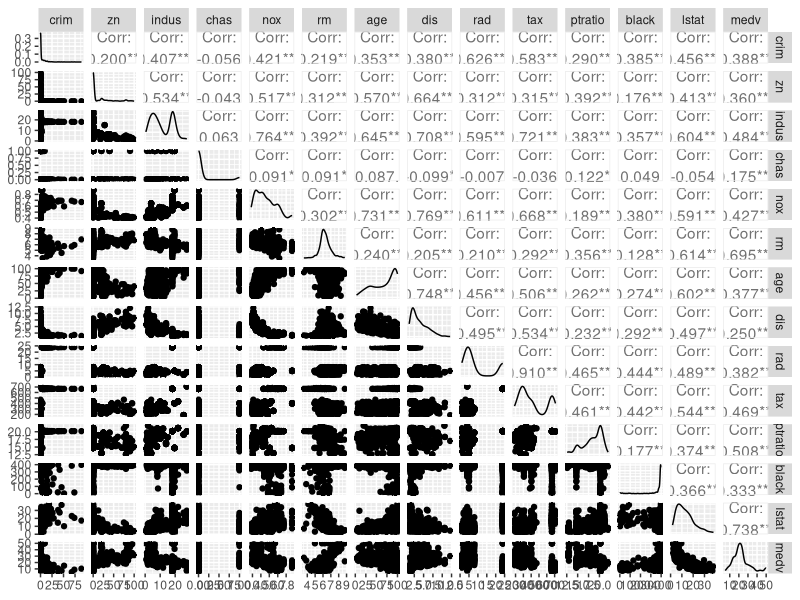
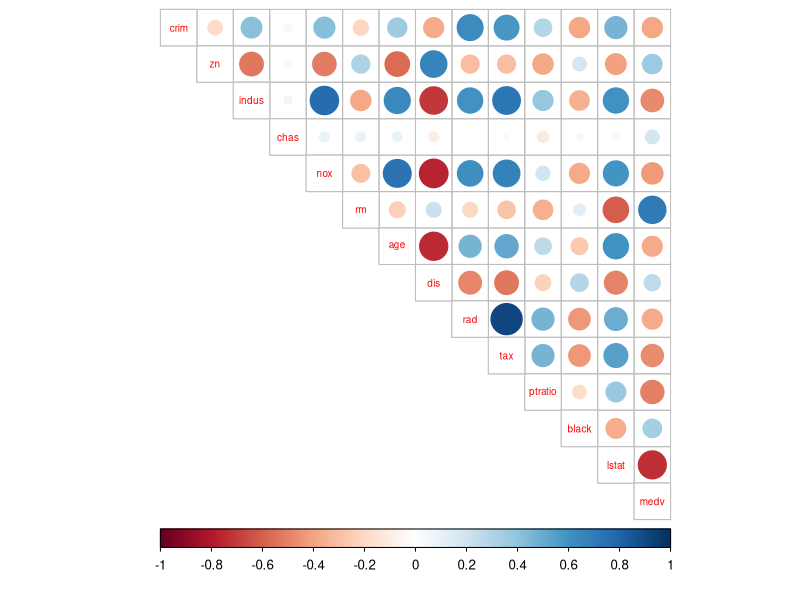
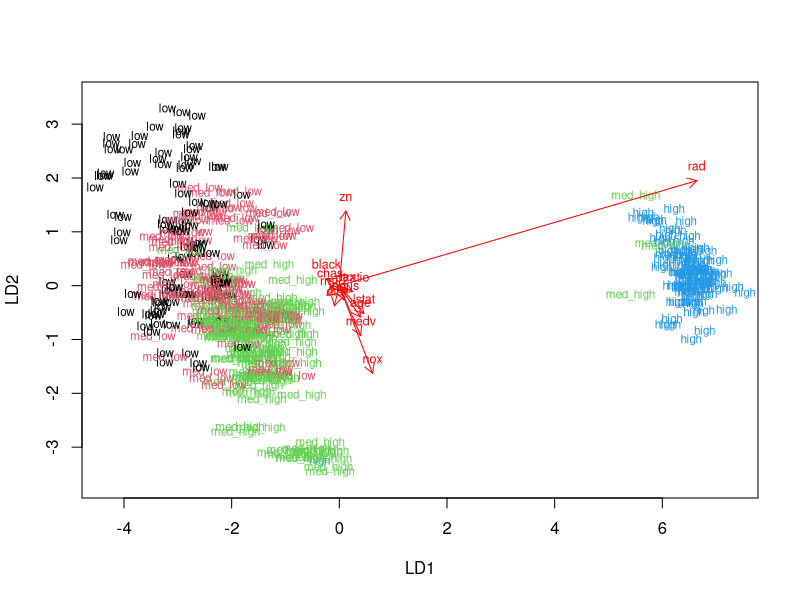
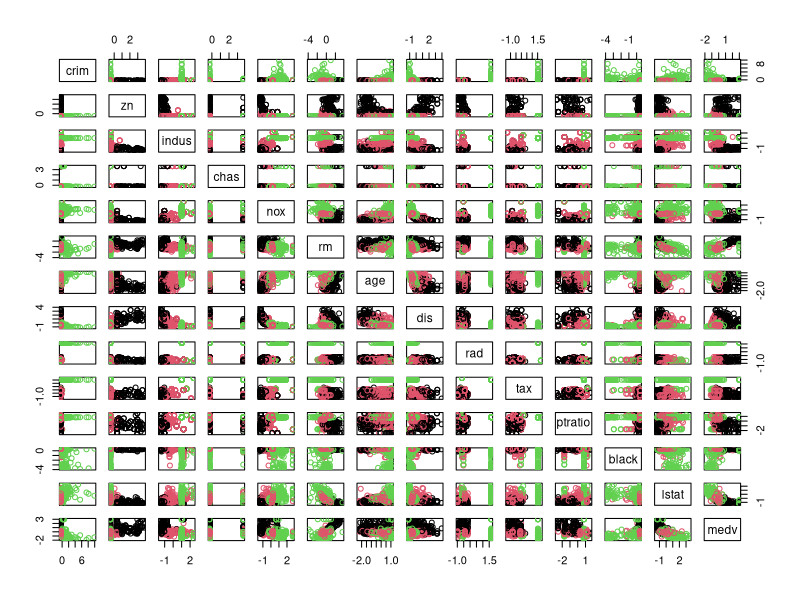
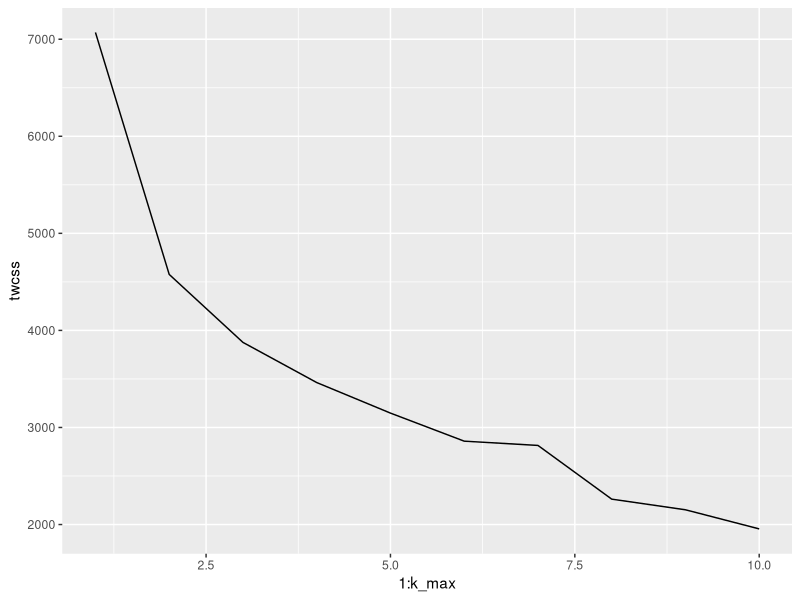
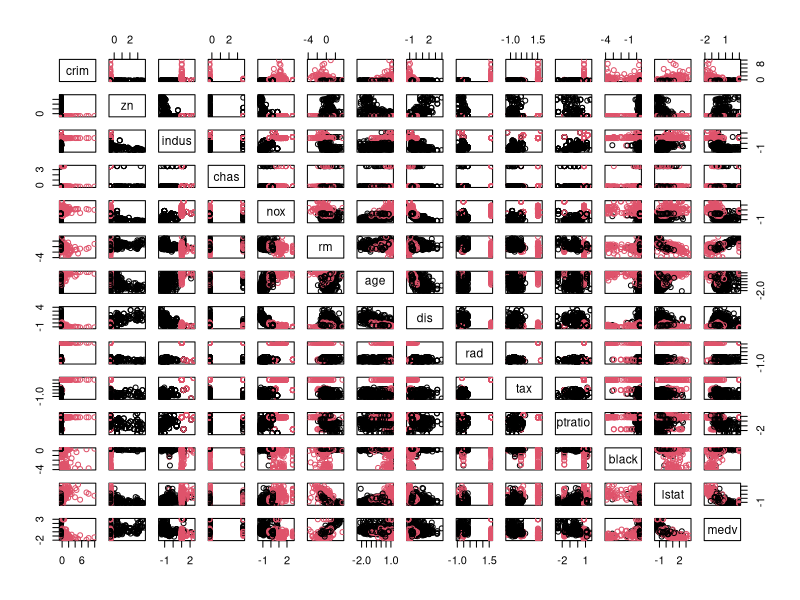

Generate these figures, in order, with R:
## ---- chunk 1
date()
library("MASS")
dim(Boston)
str(Boston)
## ---- chunk 2
library("ggplot2")
library("GGally")
library("corrplot")
library("tidyr")
#Summaries of all the study variables
summary(Boston)

#Distributions of the variables and correlations between them
p <- ggpairs(Boston, lower = list(combo = wrap("facethist", bins = 20)))
p

#Correlations again:
# calculate the correlation matrix and round it
cor_matrix<-cor(Boston) %>% round(digits = 2)
# print the correlation matrix
cor_matrix
#Correlation matrix visualized:
# visualize the correlation matrix
corrplot(cor_matrix, method="circle", type="upper", cl.pos="b", tl.pos="d", tl.cex = 0.6)
## ---- chunk 3
#Standardizing the data set
boston_scaled <- scale(Boston)

# class of the boston_scaled object
class(boston_scaled)

# change the object to data frame
boston_scaled <- as.data.frame(boston_scaled)

# summaries of the scaled variables
summary(boston_scaled)
sd(boston_scaled$crim)
sd(boston_scaled$zn)

## ---- chunk 4
# create a quantile vector of crim
bins <- quantile(boston_scaled$crim)
# create a categorical variable 'crime'
crime <- cut(boston_scaled$crim, breaks = bins, include.lowest = TRUE, label=c("low", "med_low", "med_high", "high"))
# look at the table of the new factor crime
table(crime)
# remove original crim from the dataset
boston_scaled <- dplyr::select(boston_scaled, -crim)
# add the new categorical value to scaled data
boston_scaled <- data.frame(boston_scaled, crime)
## ---- chunk 5
# number of rows in the Boston dataset 
n <- nrow(boston_scaled)

# choose randomly 80% of the rows
ind <- sample(n,  size = n * 0.8)

# create train set
train <- boston_scaled[ind,]

# create test set 
test <- boston_scaled[-ind,]

## ---- chunk 6
# linear discriminant analysis
lda.fit <- lda(crime ~ ., data = train)

# print the lda.fit object
lda.fit

# the function for lda biplot arrows
lda.arrows <- function(x, myscale = 1, arrow_heads = 0.1, color = "red", tex = 0.75, choices = c(1,2)){
  heads <- coef(x)
  arrows(x0 = 0, y0 = 0, 
         x1 = myscale * heads[,choices[1]], 
         y1 = myscale * heads[,choices[2]], col=color, length = arrow_heads)
  text(myscale * heads[,choices], labels = row.names(heads), 
       cex = tex, col=color, pos=3)
}

# target classes as numeric
classes <- as.numeric(train$crime)

# plot the lda results
plot(lda.fit, dimen = 2, col = classes, pch = classes)
lda.arrows(lda.fit, myscale = 2)
## ---- chunk 7
# save the correct classes from test data
correct_classes <- test$crime

# remove the crime variable from test data
test <- dplyr::select(test, -crime)

# predict classes with test data
lda.pred <- predict(lda.fit, newdata = test)

# cross tabulate the results
table(correct = correct_classes, predicted = lda.pred$class)

## ---- chunk 8
library("MASS")
#Standardizing the data set
boston_scaled2 <- scale(Boston)

# euclidean distance matrix
dist_eu <- dist(boston_scaled2)

# the summary of the distances
summary(dist_eu)

# k-means clustering
km <-kmeans(boston_scaled2, centers = 3)

# plot the Boston dataset with clusters
pairs(boston_scaled2, col = km$cluster)

#Investigating the optimal number of clusters 
set.seed(123)

# determine the number of clusters
k_max <- 10

# calculate the total within sum of squares
twcss <- sapply(1:k_max, function(k){kmeans(boston_scaled2, k)$tot.withinss})

# visualize the results
qplot(x = 1:k_max, y = twcss, geom = 'line')
## ---- chunk 9
# k-means clustering
km <-kmeans(boston_scaled2, centers = 2)

# plot the Boston dataset with clusters
pairs(boston_scaled2, col = km$cluster)
